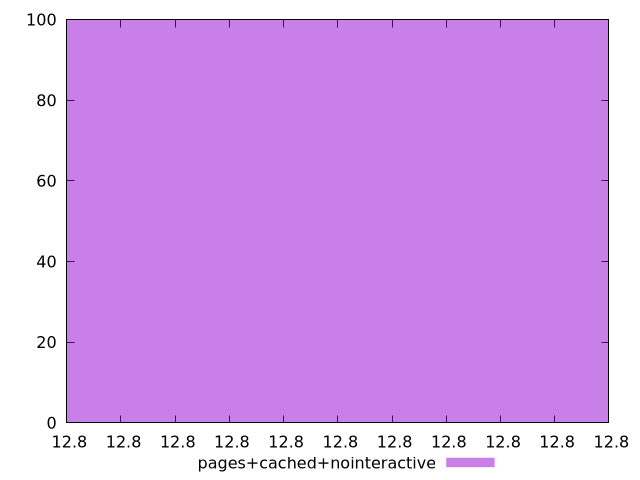

Reproduce this figure in gnuplot.
$_pagesCachedNointeractive <<EOF
12.80000000000001 100
EOF
set key outside below
set terminal pngcairo
set output "report_00004_2020-11-02T20-21-41.718Z/estimated-input-latency/pages+cached+nointeractive//raw_hist.png"
set yrange [0:100]
set boxwidth 1.7983939046234355e-14
set style fill transparent solid 0.5 noborder
plot $_pagesCachedNointeractive title "pages+cached+nointeractive" with boxes ,
